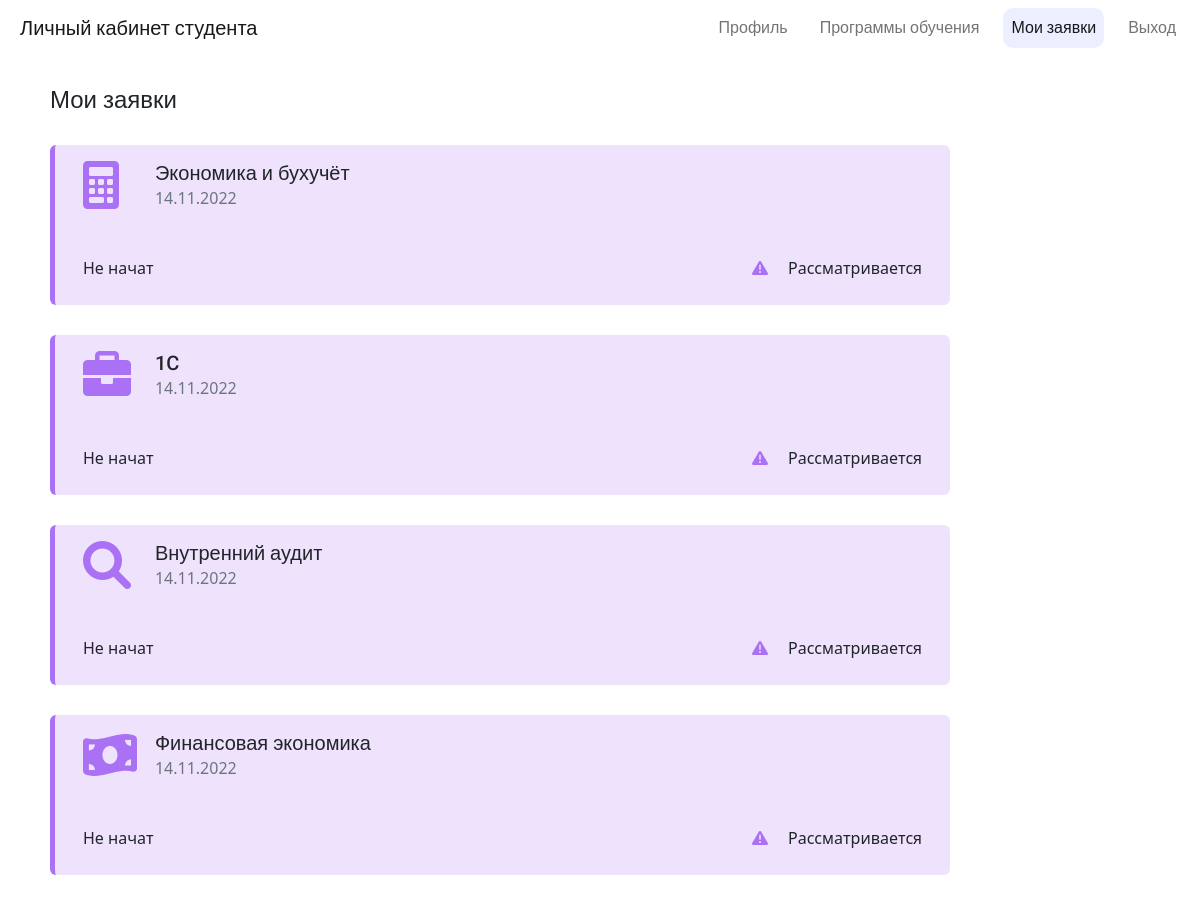
Page /my_orders.php (signed in) on the committed database.
### tables this page shows
CREATE TABLE `education` (
  `id_education` int(11) NOT NULL,
  `id_student` int(11) NOT NULL,
  `id_program` int(11) NOT NULL,
  `apply_date` date DEFAULT NULL,
  `beginning_date` date DEFAULT NULL,
  `closing_date` date DEFAULT NULL,
  `payment` double DEFAULT NULL,
  `doc_number` int(11) NOT NULL DEFAULT '0',
  `status` int(11) NOT NULL,
  `rating` int(5) NOT NULL DEFAULT '0'
);

CREATE TABLE `training_program` (
  `id_program` int(11) NOT NULL,
  `name_of_program` varchar(100) NOT NULL,
  `id_subcategory` int(11) NOT NULL,
  `number_of_hours` int(11) NOT NULL DEFAULT '72',
  `price` double DEFAULT NULL,
  `id_certification` int(11) NOT NULL DEFAULT '1',
  `id_document` int(11) NOT NULL DEFAULT '2',
  `type_of_program` varchar(30) NOT NULL DEFAULT 'повышение квалификации',
  `id_form` int(11) NOT NULL DEFAULT '2',
  `description` text,
  `icon` text,
  `average_rate` double NOT NULL DEFAULT '0'
);

### src/my_orders.php (the view, shortened to what this page needs)
<?php
include("student_navigation.php");
include("db.php"); ?>
<head>
    <link rel='stylesheet' href='http://maxcdn.bootstrapcdn.com/font-awesome/latest/css/font-awesome.min.css'>
    <link href='jquery-bar-rating-master/dist/themes/fontawesome-stars.css' rel='stylesheet' type='text/css'>
</head>
<?php
$user_id = $_SESSION['id_student'];
echo "<section class='center'>";
$sql = "SELECT * FROM education INNER JOIN training_program ON education.id_program = training_program.id_program WHERE id_student=$user_id";
$result = mysqli_query($conn, $sql);
echo "<h4 style='margin-top:30px;margin-bottom:30px'>Мои заявки</h4>";
while ($myrow = mysqli_fetch_array($result)) {
    if ($myrow['status'] == 0) {
        $status = 'Рассматривается';
    } else if ($myrow['status'] == 1) {
        $id_education = $myrow['id_education'];
        $id_program = $myrow['id_program'];
        $rating = $myrow['rating'];
        $rating_visible = 'auto';
        if ($myrow['payment'] != '' and $myrow['doc_number'] != '0')
            $status = 'Курс пройден';
        else $status = 'Одобрена';
    } else if ($myrow['status'] == 2) {
        $status = 'Отказ';
        $rating_visible = 'hidden';
    }
    $color = "rgba(170, 113, 245, 0.2)";
    if ($myrow['beginning_date'] == '')
        $time = "Не начат";
    if ($myrow['payment'] == '') {
        $payment = "<span style='margin-right:20px' data-bs-toggle='tooltip' data-bs-placement='top' title='Курс не оплачен'><i class='fa-solid fa-triangle-exclamation' style='color:rgb(170, 113, 245)'></i></span>";
    } else $payment = "";
?>
    <link href='https://cdn.jsdelivr.net/npm/bootstrap@5.2.1/dist/css/bootstrap.min.css' rel='stylesheet'>
    <link rel='stylesheet' href='https://cdnjs.cloudflare.com/ajax/libs/font-awesome/6.0.0/css/all.min.css'>
    <div class='card' style='margin-bottom:30px;width:900px;height:160px;background-color:<?php echo $color; ?>;border:none;border-left:5px solid rgb(170, 113, 245)'>
        <div class='card-body'>
            <div class='container'>
                <div class='row'>
                    <div class='col-1'> <i class='<?php echo $myrow['icon']; ?> fa-3x' style='color:rgb(170, 113, 245)'></i> </div>
                    <div class='col-11'>
                        <h5 class='card-title'><?php echo $myrow['name_of_program']; ?></h5>
                        <h6 class='card-subtitle mb-2 text-muted'>
                            <span data-bs-toggle='tooltip' data-bs-placement='top' title='Дата заявки'><?php echo date("d.m.Y", strtotime($myrow['apply_date'])); ?></span>
                        </h6>
                    </div>
                </div>
                <div style='padding-top:40px'></div>
                <div style='display:flex;justify-content:space-between'>
                    <span data-bs-toggle='tooltip' data-bs-placement='top' title='Длительность курса' class='card-text'><?php echo $time; ?></span>
                    <div style='display:flex;justify-content:flex-end'>
                        <?php echo $payment; ?>
                        <span data-bs-toggle='tooltip' class='card-text' data-bs-placement='top' title='Статус заявки'><?php echo $status; ?></span>
                    </div>
                </div></span>
            </div>
        </div>
    </div>
<?php
}
?>
</section>

### src/styles2.css (style rules this page uses)
html, body, h1, h2, h3, h4, h5, a, p { font-family: 'Roboto', sans-serif; }

### src/my_orders.php (style rules this page uses)
.center { margin-left: 50px; }

### rows in the picture
education: id_program.name_of_program "Экономика и бухучёт", apply_date "14.11.2022", beginning_date "Не начат", status "Рассматривается"
education: id_program.name_of_program "1C", apply_date "14.11.2022", beginning_date "Не начат", status "Рассматривается"
education: id_program.name_of_program "Внутренний аудит", apply_date "14.11.2022", beginning_date "Не начат", status "Рассматривается"
education: id_program.name_of_program "Финансовая экономика", apply_date "14.11.2022", beginning_date "Не начат", status "Рассматривается"
